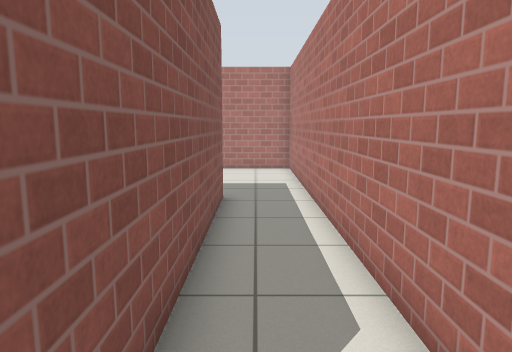
[1] (above)

12 first-person views from a walk through a Gazebo world. The camera is 1.1 m above the floor, tilts 8° down and sees 70° across. The floor is counted in squares, 0.5 m on a side. Each view is taken from the middle of a square. On the plan, view 1 faces up. The plan holds only what a view shows up to about 19 squares ahead; the rest is blank. Simple patterns stand in for the simulator's built-in surfaces.

[2]
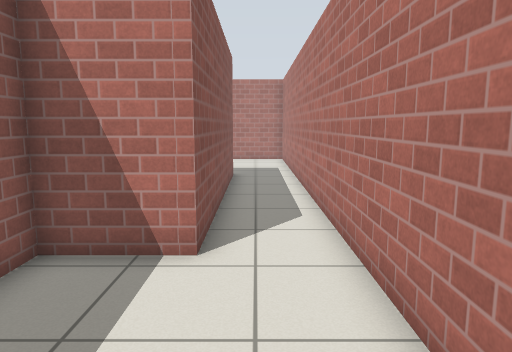

[3]
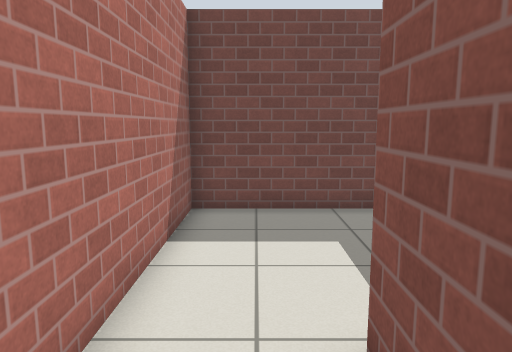

[4]
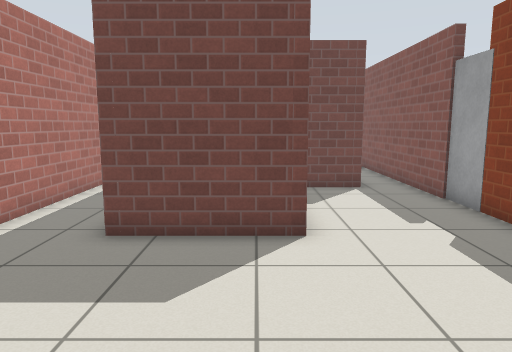

[5]
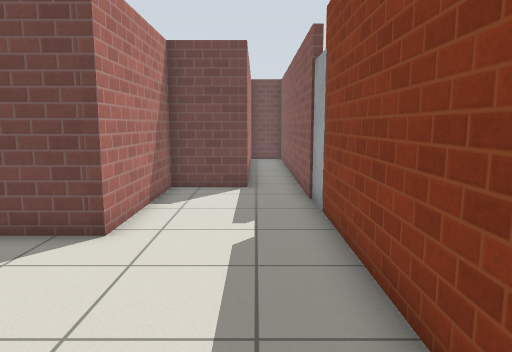

[6]
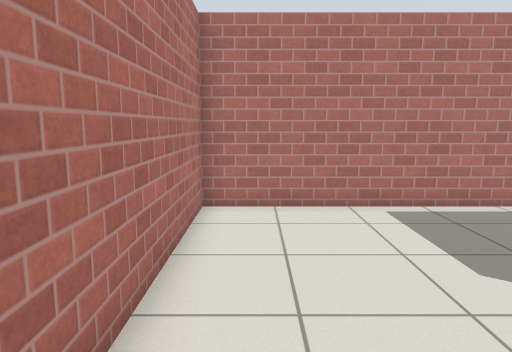

[7]
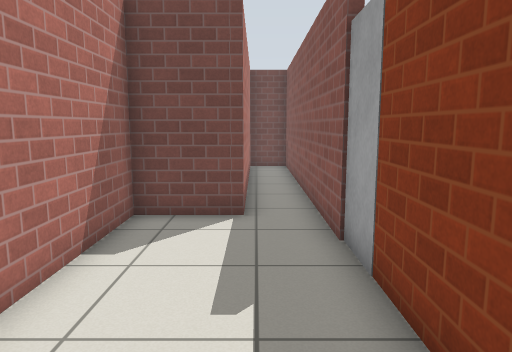

[8]
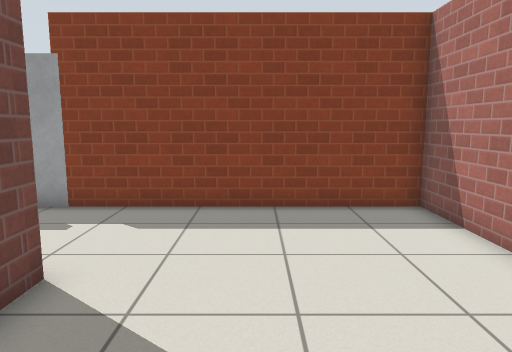

[9]
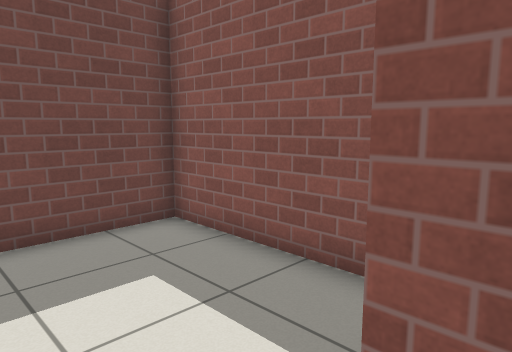

[10]
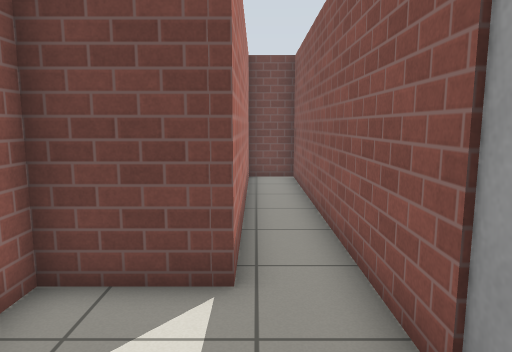

[11]
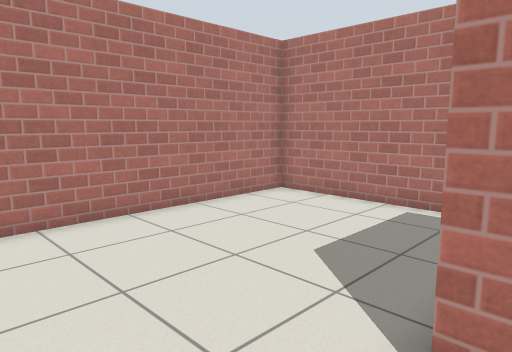

[12]
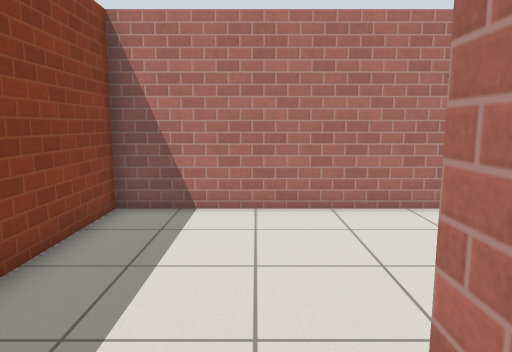

### Floor plan
Ten units are one square. View 1 is at (0, 0); x grows to the right and y downward. Boxes are objects, and circles mark ways between rooms. Rooms are numbered by the first view taken in them; rooms with no view inside come last. Other rooms are left out.
<svg viewBox="-110 -189 132 248">
<path fill="none" stroke="#000" d="M-10 -9 -37 -9 -37 54 17 54 17 4M-97 -74 -97 54 -77 54 -77 -53 -50 -53 -50 -110 -10 -110 -10 -9M17 4 17 -184 -97 -184 -97 -89"/>
<rect x="-105" y="-85" width="10" height="10" fill="#bbb"><title>door leaf</title></rect>
<circle cx="5" cy="5" r="3" fill="#2a7"/>
<text x="-10" y="30">1</text>
<text x="-60" y="-100">2</text>
</svg>
Room 1 opens to room 2.

Where each view was taken, in squares from view 1:
view 1: 0 up, 0 right, facing up
view 2: 5 down, 0 right, facing up
view 3: 4 up, 0 right, facing down
view 4: 18 up, 4 left, facing down
view 5: 18 up, 8 left, facing down
view 6: 17 up, 8 left, facing right
view 7: 14 up, 8 left, facing down
view 8: 14 up, 0 right, facing left
view 9: 2 up, 1 right, facing down-left
view 10: 10 up, 8 left, facing down
view 11: 10 up, 8 left, facing up-right
view 12: 9 up, 6 left, facing up
